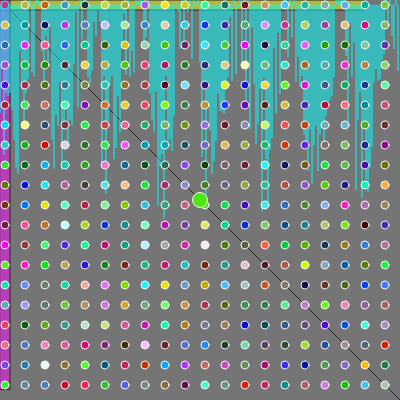
Frame 1 (no input)
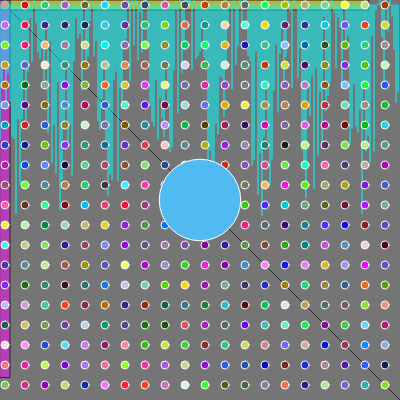
Frame 60 (no input)
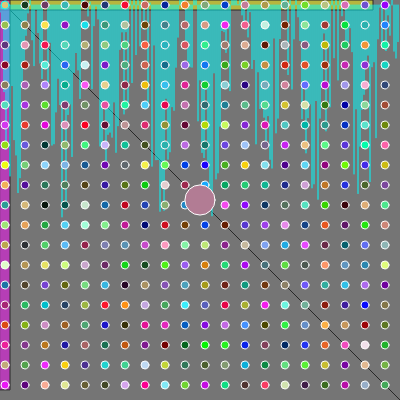
Frame 120 (the mouse pressed at the canvas centre since frame 60)

The p5.js sketch that drew these frames (run headless with seeded random() and noise() and a simulated clock; from frame 60 on, the mouse is pressed at the canvas centre):

// p5.js sketch
// ── sketch.js
function setup() {
  createCanvas(400, 400);


  noStroke();
}
  function draw() {
    let counter = 0;
    background(117);
    stroke(40);
    line(0,0,400,400)

    fill(255,255,0,120);
    rect(0, counter, width - random(50), 10);
    fill(255,0,255,120);
    rect(counter, 0, 10, height - random(50));

  if (counter > height) {
    background(0);
    counter = 0;
  } else {
    counter+=20;
  }


  let a = 0.0;
  let inc = TWO_PI/25.0;
  console.log(" The inc = " + inc);
  stroke(0, 255, 255);
  // for (let r=0; r < height; r+=20) {
  // fill(0);
  // rect(0, r, width, 10);
  // fill(255);
  // rect(r, 0, 10, height);



  for (let i=0; i < width; i+=2) {
    line(i, 5, i, random(150) + sin(a)*70.0);
    console.log(" The angle = " + a + "The sin = " + sin(a));
    a = a + inc;
  }
  for (let i = 0; i < 400; i += 20) {
    for (let j = 0; j < 400; j += 20) {
      // rand = random(255);
      fill(random(255), random(255) , random(255));
      ellipse( i+5, j+5, 8, 8 );
      //console.log(gridName + ", now has a fill value of " + rand);
      stroke(255)
    }
  }
  fill(random(255), random(255), random(255));
  circle(200,200,random(100),random(100))
}
